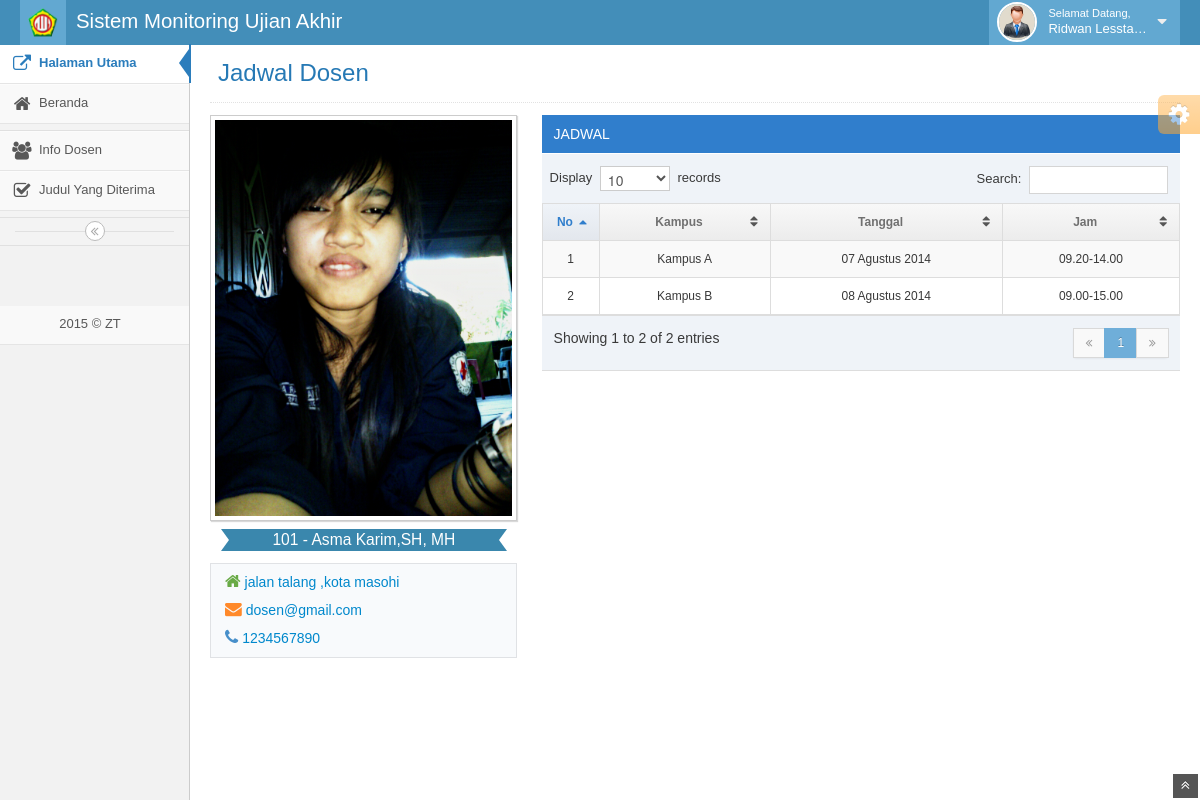
Page /media.php?page=dosen&act=jadwal&did=8 (signed in) on the committed database.
### tables this page shows
CREATE TABLE IF NOT EXISTS `dosen` (
  `id_dosen` int(9) NOT NULL AUTO_INCREMENT,
  `nip` varchar(50) NOT NULL,
  `nama_lengkap` varchar(100) NOT NULL,
  `username_login` varchar(100) NOT NULL,
  `password_login` varchar(100) NOT NULL,
  `alamat` text NOT NULL,
  `tempat_lahir` varchar(100) NOT NULL,
  `tgl_lahir` date NOT NULL,
  `no_telp` varchar(20) NOT NULL,
  `email` varchar(50) DEFAULT NULL,
  `foto` varchar(100) NOT NULL,
  PRIMARY KEY (`id_dosen`)
);

CREATE TABLE IF NOT EXISTS `jadwal` (
  `jId` int(5) NOT NULL AUTO_INCREMENT,
  `id_dosen` int(5) NOT NULL,
  `kId` int(5) NOT NULL,
  `jTgl` date NOT NULL,
  `jJam` varchar(15) NOT NULL,
  PRIMARY KEY (`jId`)
);

CREATE TABLE IF NOT EXISTS `kampus` (
  `kId` int(5) NOT NULL AUTO_INCREMENT,
  `kNama` varchar(150) NOT NULL,
  PRIMARY KEY (`kId`)
);

### config/konfigurasi.php (called while the page is built)
<?php
$_CONFIG['appname'] = "Sistem Monitoring Ujian Akhir";
$_CONFIG['owner'] = "Fakultas Hukum Universitas Darussalam Ambon";
$_CONFIG['owneraddress'] = "Jalan Raya Tulehu KM.24";
$_CONFIG['ownercity'] = "Maluku Tengah";
$_CONFIG['ownerpostalcode'] = "97582";
$_CONFIG['ownertelp'] = "0411-xxxxxx";
$_CONFIG['ownerfax'] = "0411-xxxxxx";
$_CONFIG['owneremail'] = "monitring@unidar.ac.id";
$_CONFIG['slogo'] = "../images/logo.png";
$_CONFIG['llogo'] = "images/llogo.png";
$_CONFIG['sysheader'] = "images/header.jpg";
$_CONFIG['syscopyright'] = "ZT";
$_CONFIG['syskop'] = "../images/llogo.png";
$_CONFIG['syscolor'] = "#00BE67";
$_CONFIG['tinggikop'] = 100;
?>

### config/fungsi_indotgl.php (called while the page is built, shortened)
<?php
function getTglIndo($tgl){
	$tanggal = substr($tgl,8,2);
	$bulan = getBulan(substr($tgl,5,2));
	$tahun = substr($tgl,0,4);
	return $tanggal.' '.$bulan.' '.$tahun;
}
function getBulan($bln){
	switch ($bln){
		case 8: return "Agustus";break;
	}
}
?>

### mod/mahasiswa/dosen.php (the view, shortened to what this page needs)
<div class="row-fluid">
<div class="span12">
<?php
if ($_GET[act]=="jadwal"){
?>
	<div class="page-header">
		<h1>Jadwal Dosen</h1>
	</div>
	<div class="row-fluid ">
	<div class="span12">
		<div class="span4">
			<?php
				$e = mysql_fetch_array(mysql_query("SELECT * FROM dosen WHERE id_dosen='$_GET[did]'"));
				$did = $e[id_dosen];
			?>
			<div id="user-profile-1" class="user-profile row-fluid">
				<div class="span12 center">
					<div>
						<span class="profile-picture">
							<?php
								if ($e[foto]=="")	{
									echo "<img alt='$e[nama_lengkap]' src='images/photo.jpg'>";
								}else{
									echo "<img alt='$e[nama_lengkap]' src='foto_dosen/$e[foto]'>";
								}
							?>
						</span>
						<div class="space-4"></div>
						<div class="width-80 label label-info label-large arrowed-in arrowed-in-right">
							<div class="inline position-relative">
								<a href="#" class="user-title-label dropdown-toggle" data-toggle="dropdown">
									<span class="white middle bigger-120"><?php echo $e[nip]." - ".$e[nama_lengkap];?></span>
								</a>
							</div>
						</div>
					</div>
					<div class="space-6"></div>
					<div class="profile-contact-info">
						<div class="profile-contact-links align-left">
							<a class="btn btn-link" href="#"><i class="icon-home bigger-120 green"></i><?php echo $e[alamat];?></a><br>
							<a class="btn btn-link" href="#"><i class="icon-envelope bigger-120 orange"></i><?php echo $e[email];?></a><br>
							<a class="btn btn-link" href="#"><i class="icon-phone bigger-120 blue"></i><?php echo $e[no_telp];?></a><br>
						</div>
					</div>
				</div>
			</div>
		</div>
		<div class="span8">
			<div class="span12">
				<div class="table-header">
				    JADWAL
				</div>
				<div class="row-fluid">
				<table id="myTable" class="table table-striped table-bordered table-hover">
				<thead>
				    <tr>
				    <th class="center" width="40px">No</th>
				    <th class="center">Kampus</th>
				    <th class="center">Tanggal</th>
				    <th class="center">Jam</th>
				    </tr>
				</thead>
				<tbody>
				 <?php
				 	$qry = mysql_query("SELECT a.*,b.kNama FROM jadwal a
				 							  LEFT JOIN kampus b ON a.kId=b.kId
				 							  WHERE a.id_dosen='$did' ORDER BY a.jTgl ASC");
					while ($d = mysql_fetch_array($qry)){
				      ?>
				      <tr>
				      <?php
				      $no++;
				      $jtgl = getTglIndo($d[jTgl]);
				      echo "
				      <td class='center'>$no</td>
				      <td class='center'>$d[kNama]</td>
				      <td class='center'>$jtgl</td>
				      <td class='center'>$d[jJam]</td>";
				      ?>
				     </tr>
				   <?php
				   }
				   ?>
				</tbody>
				</table>
				</div>
			</div>
		</div>
	</div>
	</div>
<?php
}
?>
</div>
</div>

### media.php (shortened to what this page needs)
<?php
include "config/fungsi_indotgl.php";
include 'config/konfigurasi.php';
?>
<!DOCTYPE html>
<html lang="en">
<head>
		<link href="assets/css/bootstrap.min.css" rel="stylesheet" />
		<link href="assets/css/bootstrap-responsive.min.css" rel="stylesheet" />
		<link rel="stylesheet" href="assets/css/font-awesome.min.css" />
		<link rel="stylesheet" href="assets/css/chosen.css" />
		<link rel="stylesheet" href="assets/css/datepicker.css" />
		<link rel="stylesheet" href="assets/css/bootstrap-timepicker.css" />
		<link rel="stylesheet" href="assets/css/jquery-ui-1.10.3.custom.min.css" />
		<link rel="stylesheet" href="assets/css/jquery.gritter.css" />
		<link rel="stylesheet" href="assets/css/ace.min.css" />
		<link rel="stylesheet" href="assets/css/ace-responsive.min.css" />
		<link rel="stylesheet" href="assets/css/ace-skins.min.css" />
	</head>
	<body>
		<div class="navbar" id="navbar">
			<div class="navbar-inner">
				<div class="container-fluid">
					<ul class="nav ace-nav">
						<li class="light-blue">
							<a href="#">
								<img src="images/logo.png" width="30px">
							</a>
						</li>
					</ul>
					<a href="#" class="brand">
						<small>
							<?php echo $_CONFIG['appname'];?>
						</small>
					</a>
					<ul class="nav ace-nav pull-right">
						<?php
						if(!empty($_SESSION['uId'])){
						?>
							<li class="light-blue">
							<a data-toggle="dropdown" href="#" class="dropdown-toggle">
							<?php
								if ($_SESSION['uLevel']==2){
                           $mfoto = (empty($_SESSION['uFoto']) ? "images/photo.jpg" : "foto_dosen/$_SESSION[uFoto]");
                        }else{
                           $mfoto = (empty($_SESSION['uFoto']) ? "images/photo.jpg" : "foto_mhs/$_SESSION[uFoto]");
                        }
                     ?>
								<?php
								if (empty($_SESSION['uFoto'])){
								?>
									<img class="nav-user-photo" src="images/photo.jpg" alt="<?php echo $_SESSION['uNama'];?>">
								<?php
								}else{
								?>
									<img class="nav-user-photo" src="<?php echo $mfoto;?>" alt="<?php echo $_SESSION['uNama'];?>">
								<?php
								}
								?>
								<span class="user-info">
									<small>Selamat Datang,</small><?php echo $_SESSION['uNama'];?>
								</span>
								<i class="icon-caret-down"></i>
							</a>
							</li>
						<?php
						}
						?>
					</ul>
				</div>
			</div>
		</div>
		<div class="main-container container-fluid">
			<div class="sidebar" id="sidebar">
				<?php
					include "menu.php";
				?>
				<div class="sidebar-collapse" id="sidebar-collapse">
					<i class="icon-double-angle-left" data-icon1="icon-double-angle-left" data-icon2="icon-double-angle-right"></i>
				</div>
				<br><br><br>
				<ul class="nav-list">
				<li><a href="#"><span class="menu-text"><center><?php echo date("Y");?> &copy; <?php echo $_CONFIG['syscopyright'];?></center></span></a></li>
			</ul>
			</div>
			<div class="main-content">
				<div class="page-content">
					<?php
						include "dashboard.php";
					?>
				</div>
				<div class="ace-settings-container" id="ace-settings-container">
					<div class="btn btn-app btn-mini btn-warning ace-settings-btn" id="ace-settings-btn">
						<i class="icon-cog bigger-150"></i>
					</div>
				</div>
			</div>
		</div>
		<a href="#" id="btn-scroll-up" class="btn-scroll-up btn btn-small btn-inverse">
			<i class="icon-double-angle-up icon-only bigger-110"></i>
		</a>
	</body>
</html>

### menu.php (shortened to what this page needs)
<ul class="nav nav-list">
	<li class="active"><a href="index.php"><i class="icon-external-link"></i><span class="menu-text">Halaman Utama</span></a></li>
	<li><a href="?page=home"><i class="icon-home"></i><span class="menu-text">Beranda</span></a></li>
	<div class="sidebar-collapse" id=""></div>
	<?php
	if ($_SESSION['uLevel']==2){
		$jnkonsul = getNumRows("SELECT kId FROM konsultasi WHERE dosId='$_SESSION[uId]' AND kBaca='0'");
		if ($jnkonsul>0){
			$jkon = "<span data-rel='tooltip' data-placement='right' data-original-title='$jnkonsul Konsultasi Belum Diperiksa' class='badge badge-info'>
							$jnkonsul
						</span>";
		}else{
			$jkon = "";
		}
	?>
		<li><a href="?page=bimbingan" class="dropdown-toggle"><i class="icon-cloud-download"></i><span class="menu-text">Bimbingan <?php echo $jkon;?></span></a></li>
		<li><a href="?page=jadwal" class="dropdown-toggle"><i class="icon-calendar"></i><span class="menu-text">Jadwal Bimbingan</span></a></li>
	<?php
	}else{
  		?>
		<li><a href="?page=dosen" class="dropdown-toggle"><i class="icon-group"></i><span class="menu-text">Info Dosen</span></a></li>
		<li><a href="?page=ljudul" class="dropdown-toggle"><i class="icon-check"></i><span class="menu-text">Judul Yang Diterima</span></a></li>
	<?php
	}
	?>
	<div class="sidebar-collapse" id=""></div>
</ul>

### dashboard.php
<?php
if ($_GET[page]=='home'){
	include 'home.php';
}elseif($_GET[page]=='jadwal'){
	include 'mod/dosen/jadwal.php';
}elseif($_GET[page]=='bimbingan'){
	include 'mod/dosen/bimbingan.php';
}elseif($_GET[page]=='komen'){
	include 'mod/dosen/komentarbaru.php';
}
elseif($_GET[page]=='konsul'){
	include 'mod/mahasiswa/konsultasi.php';
}elseif($_GET[page]=='ljudul'){
	include 'mod/mahasiswa/ljudul.php';
}elseif($_GET[page]=='dosen'){
	include 'mod/mahasiswa/dosen.php';
}
else{
	include 'error.php';
}
?>

### rows in the picture
dosen: foto (picture), nip "101", nama_lengkap "Asma Karim,SH, MH", alamat "jalan talang ,kota masohi", email "dosen@gmail.com", no_telp "1234567890"
jadwal: kId.kNama "Kampus A", jTgl "07 Agustus 2014", jJam "09.20-14.00"
jadwal: kId.kNama "Kampus B", jTgl "08 Agustus 2014", jJam "09.00-15.00"

### other values in the picture
$_CONFIG['appname'] "Sistem Monitoring Ujian Akhir"
$_SESSION['uNama'] "Ridwan Lessta…"
$_CONFIG['syscopyright'] "ZT"
